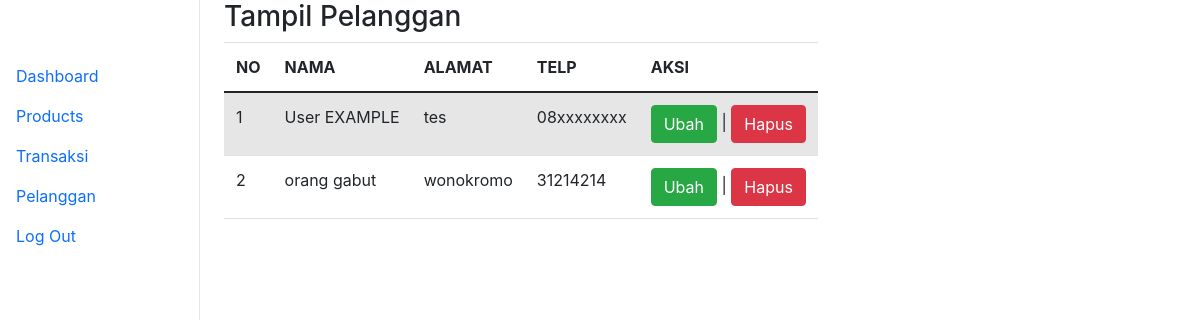
/tugas/tampil_pelanggan.php (signed in), run on the app's committed database.
### tables this page shows
CREATE TABLE `pelanggan` (
  `id_pelanggan` int(11) NOT NULL,
  `nama` varchar(100) NOT NULL,
  `alamat` text NOT NULL,
  `telp` varchar(50) NOT NULL,
  `username` varchar(255) NOT NULL,
  `password` varchar(255) NOT NULL
);

### tugas/tampil_pelanggan.php (the view, shortened to what this page needs)
<!DOCTYPE html>
<html>
<head>
    <link href="https://cdn.jsdelivr.net/npm/bootstrap@5.0.1/dist/css/bootstrap.min.css" rel="stylesheet"
>
</head>
<body>
    <?php include('./admin/sidebar.php') ?>
    <main role="main" class="col-md-9 ml-sm-auto col-lg-10 px-md-4">
        <h3>Tampil Pelanggan</h3>
        <table class="table table-hover table-striped" style="overflow-x:auto;">
            <thead>
                <tr>
                    <th>NO</th>
                    <th>NAMA</th>
                    <th>ALAMAT</th>
                    <th>TELP</th>
                    <th>AKSI</th>
                </tr>
            </thead>
            <tbody>
                <?php
                include "koneksi.php";
                $qry_pelanggan = mysqli_query($con, "SELECT * FROM pelanggan");
                $no = 0;
                while ($data_pelanggan = mysqli_fetch_array($qry_pelanggan)) {
                    $no++;
                ?>
                    <tr>
                        <td><?= $no ?></td>
                        <td><?= $data_pelanggan['nama'] ?></td>
                        <td><?= $data_pelanggan['alamat'] ?></td>
                        <td><?= $data_pelanggan['telp'] ?></td>
                        <td><a href="ubah_pelanggan.php?id_pelanggan=<?= $data_pelanggan['id_pelanggan'] ?>"
                                class="btn btn-success">Ubah</a> | <a
                                href="hapus_pelanggan.php?id_pelanggan=<?= $data_pelanggan['id_pelanggan'] ?>"
                                onclick="return confirm('Apakah anda yakin menghapus data ini?')"
                                class="btn btn-danger">Hapus</a>
                        </td>
                    </tr>
                <?php
                }
                ?>
            </tbody>
        </table>
    </main>
</body>
</html>

### tugas/tampil_pelanggan.php (style rules this page uses)
table { display: block; overflow-x: auto; white-space: nowrap; }

### data on the page
pelanggan: nama "User EXAMPLE", alamat "tes", telp "08xxxxxxxx"
pelanggan: nama "orang gabut", alamat "wonokromo", telp "31214214"
